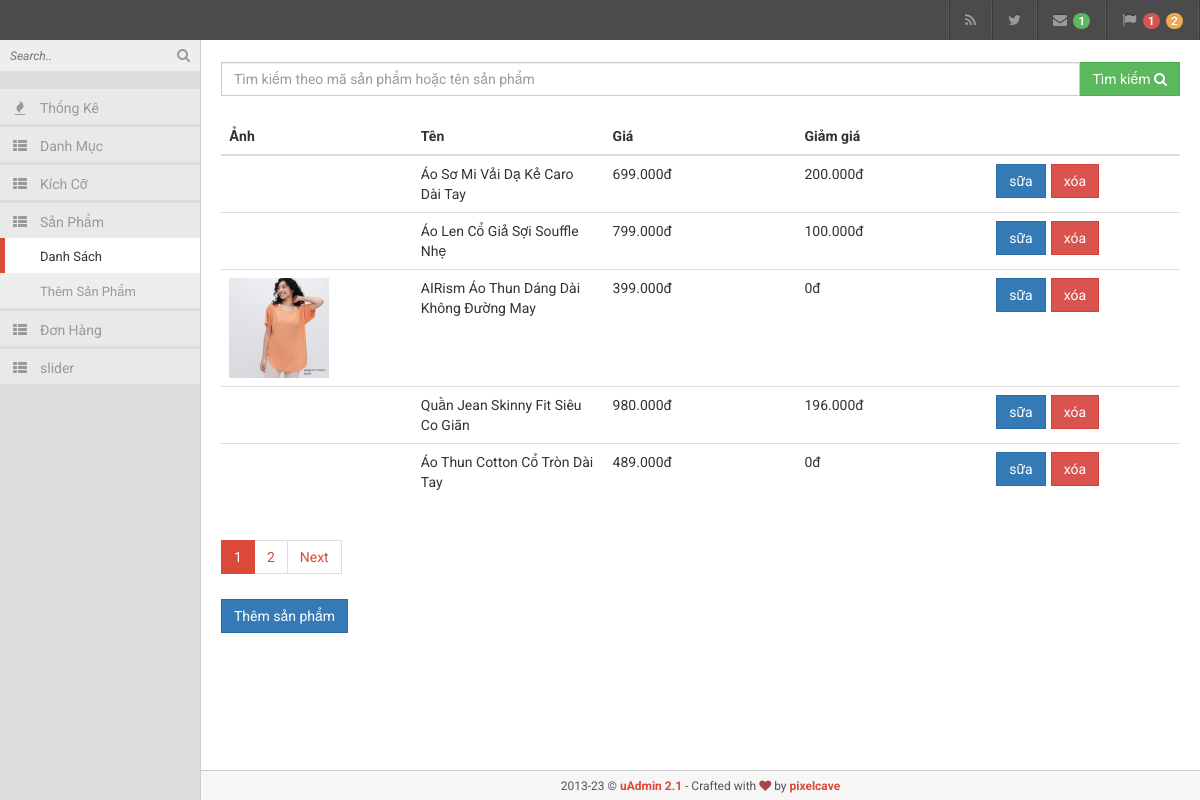
The app's page /ecommerce/admin.php?page=product_list with its own data.
### tables this page shows
CREATE TABLE `product` (
  `id` int(11) NOT NULL,
  `name` varchar(255) NOT NULL,
  `description` text NOT NULL,
  `price` int(11) NOT NULL,
  `discounted_price` int(11) NOT NULL,
  `dir` varchar(255) NOT NULL,
  `slug` varchar(255) NOT NULL,
  `new` tinyint(4) NOT NULL DEFAULT 0,
  `featured` tinyint(4) NOT NULL DEFAULT 0
);

### ecommerce/business/database.php (called while the page is built, shortened)
<?php
require_once __DIR__ . "/../config.php";
class Database
{
    protected $conn;
    public function __construct()
    {
        $DATABASE_NAME = DATABASE_NAME;
        $dburl = "mysql:host=localhost;dbname=$DATABASE_NAME;charset=utf8";
        $username = DATABASE_USER_NAME;
        $password = DATABASE_PASSWORD;
        $this->conn = new PDO($dburl, $username, $password);
        $this->conn->setAttribute(PDO::ATTR_ERRMODE, PDO::ERRMODE_EXCEPTION);
    }
    public function pdo_query($sql)
    {
        $sql_args = array_slice(func_get_args(), 1);
        try {
            $stmt = $this->conn->prepare($sql);
            $stmt->execute($sql_args);
            $rows = $stmt->fetchAll(PDO::FETCH_ASSOC);
            return $rows;
        } catch (PDOException $e) {
            throw $e;
        }
    }
}

### ecommerce/admin.php (called while the page is built, shortened)
<?php
include_once "config.php";
$page = isset($_GET['page']) ? $_GET['page'] : "";
switch ($page) {
    case "product_list":
        require_once "business/product.php";
        $product = new product();
        $total_products = count($product->product_get_all());
        $products_per_page = 5;
        $current_page = isset($_GET['current_page']) ? $_GET['current_page'] : 1;
        $products = $product->product_get_limit($products_per_page, $current_page);
        break;
}
include_once "admin/layout.php";

### ecommerce/business/product.php (called while the page is built, shortened)
<?php
require_once __DIR__ . '/database.php';
class Product extends Database
{
    public $table = "product";
    public function product_get_limit($products_per_page, $current_page)
    {
        $row_start = ($current_page - 1) * $products_per_page;
        $sql = "SELECT * FROM product ORDER BY id desc LIMIT $row_start, $products_per_page";
        return $this->pdo_query($sql);
    }
    public function product_get_all()
    {
        $sql = "SELECT * FROM $this->table";
        return $this->pdo_query($sql);
    }
}

### ecommerce/admin/view/product/product_list.php (the view, shortened to what this page needs)
<?php if (count($products) > 0) : ?>
    <div class="col-md-3 product-search">
        <div class="input-group">
            <input type="text" name="keywords" class="form-control" placeholder="Tìm kiếm theo mã sản phẩm hoặc tên sản phẩm">
            <span class="input-group-btn product-search-btn">
                <button class="btn btn-success">Tìm kiếm <i class="fa fa-search"></i></button>
            </span>
        </div>
    </div>
    <table class="table">
        <thead class="thead-dark">
            <tr>
                <th scope="col">Ảnh</th>
                <th scope="col">Tên</th>
                <th scope="col">Giá</th>
                <th scope="col">Giảm giá</th>
                <th></th>
            </tr>
        </thead>
        <tbody>
            <?php
            foreach ($products as $product) :
                extract($product);
                $arr = scandir("content/images/$dir");
                $image = end($arr);
            ?>
                <tr>
                    <td>
                        <img src="<?php echo "content/images/$dir/$image" ?>" alt="">
                    </td>
                    <td><?php echo $name; ?></td>
                    <td><?php echo number_format($price, 0, "", "."); ?>đ</td>
                    <td><?php echo number_format($discounted_price, 0, "", "."); ?>đ</td>
                    <td>
                        <form style="float:left;margin-right:5px" action="<?php echo $_SERVER['PHP_SELF'] ?>?page=product_edit_form" method="POST">
                            <input class="btn btn-primary" type="submit" name="submit_edit_product_<?php echo $id ?>" value="sữa">
                        </form>
                        <form style="float:left" onsubmit="return confirm('Bạn thực sự muốn xóa sản phẩm này ?')" action="<?php echo $ROOT_URL ?>/business/product.php" method="POST">
                            <input class="btn btn-danger" type="submit" name="submit_delete_product_<?php echo $id ?>" value="xóa">
                        </form>
                    </td>
                </tr>
            <?php endforeach ?>
        </tbody>
    </table>
<?php else : ?>
    <h3>Danh sách trống</h3>
<?php endif ?>
<div>
    <a href="?page=add_product_form" class="btn btn-primary add-product">Thêm sản phẩm</a>
</div>

### ecommerce/admin/css/main.css (style rules this page uses)
body { background-color: #f9f9f9; color: #333; font-family: Roboto, "Helvetica Neue", Helvetica, Arial, sans-serif; }
input, button, select, textarea { font-family: Roboto, "Helvetica Neue", Helvetica, Arial, sans-serif; }
.form-control { -webkit-transition: none; transition: none; }
.input-group { margin: 2px 0; }
.form-control { margin: 0 0 2px; }
.input-group .form-control { margin: 0; }
.navbar, .pager li > a, .pager li > span, .nav-tabs > li > a, .nav-pills > li > a, .label, .well, .alert, .modal-content, .progress, .popover, .thumbnail, .dropdown-menu, .table-bordered, .table-bordered th, .table-bordered td, .input-group-addon, .btn, .tooltip-inner, .form-control, .pagination > li:first-child > a, .pagination > li:first-child > span, .pagination > li:last-child > a, .pagination > li:last-child > span, .popover-title, .panel, .list-group-item:first-child, .list-group-item:last-child { -webkit-border-radius: 0 !important; -moz-border-radius: 0 !important; border-radius: 0 !important; }

### ecommerce/admin/view/product/product_list.php (style rules this page uses)
table { table-layout: fixed; width: 100px; }
td { word-wrap: break-word !important; }
img { width: 100px; height: auto; }
.product-search { padding: 0; margin-bottom: 20px; width: 100%; }

### records on screen
product: name "Áo Sơ Mi Vải Dạ Kẻ Caro Dài Tay", price "699.000", discounted_price "200.000"
product: name "Áo Len Cổ Giả Sợi Souffle Nhẹ", price "799.000", discounted_price "100.000"
product: dir (picture), name "AIRism Áo Thun Dáng Dài Không Đường May", price "399.000", discounted_price "0"
product: name "Quần Jean Skinny Fit Siêu Co Giãn", price "980.000", discounted_price "196.000"
product: name "Áo Thun Cotton Cổ Tròn Dài Tay", price "489.000", discounted_price "0"

### other values on screen
$link['name'] "Thống Kê"
$link['name'] "Danh Mục"
$link['name'] "Kích Cỡ"
$link['name'] "Sản Phẩm"
$sub_link['name'] "Danh Sách"
$sub_link['name'] "Thêm Sản Phẩm"
$link['name'] "Đơn Hàng"
$link['name'] "slider"
$template['name'] "uAdmin"
$template['version'] "2.1"
